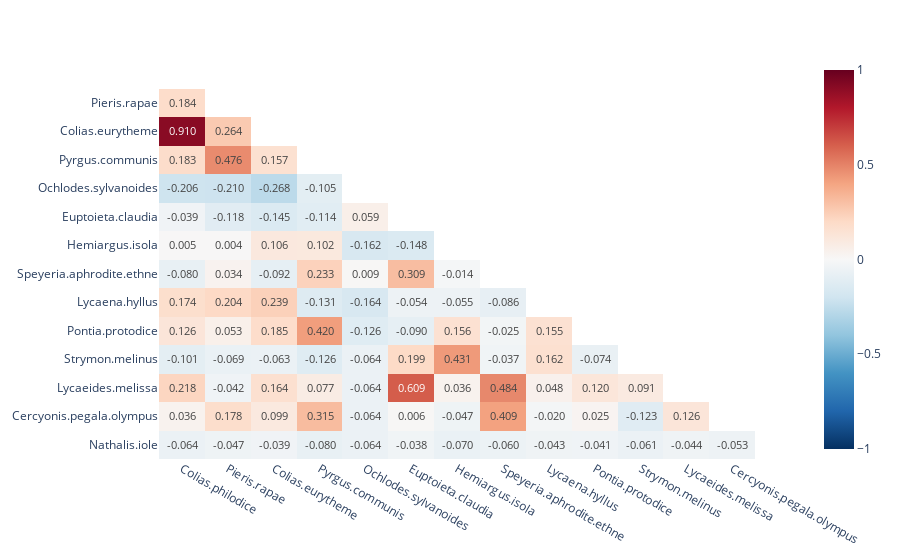

Notebook source saved alongside this figure:
### Code cell
corr_y = butterfly_y.corr()
but_names_x = list(butterfly_y.columns)
but_names_y = list(butterfly_y.columns)
but_names_y[0] = ""
but_names_x[13] = ""
mask = np.triu(np.ones_like(corr_y, dtype=bool))
corr_y[mask] =  np.nan
heatmap_fig = px.imshow(corr_y, color_continuous_scale='RdBu_r', zmin=-1, zmax=1, text_auto=".3f", aspect="auto", 
                        x = but_names_x, y = but_names_y)
heatmap_fig.update_layout(
    plot_bgcolor='rgba(0, 0, 0, 0)',  # Transparent plot background
    paper_bgcolor='rgba(0, 0, 0, 0)'  # Transparent paper background
)

heatmap_fig.show()

### Figure 1 — Plotly figure (JSON) as saved in the notebook; plotly's stock layout.template omitted (floating-point values rounded to 4 significant figures; data arrays with more than 128 entries replaced by an {"elided": "..."} marker saying what was removed)
{"data": [{"coloraxis": "coloraxis", "hovertemplate": "x: %{x}<br>y: %{y}<br>color: %{z}<extra></extra>", "name": "0", "texttemplate": "%{z:.3f}", "type": "heatmap", "x": ["Colias.philodice", "Pieris.rapae", "Colias.eurytheme", "Pyrgus.communis", "Ochlodes.sylvanoides", "Euptoieta.claudia", "Hemiargus.isola", "Speyeria.aphrodite.ethne", "Lycaena.hyllus", "Pontia.protodice", "Strymon.melinus", "Lycaeides.melissa", "Cercyonis.pegala.olympus", ""], "xaxis": "x", "y": ["", "Pieris.rapae", "Colias.eurytheme", "Pyrgus.communis", "Ochlodes.sylvanoides", "Euptoieta.claudia", "Hemiargus.isola", "Speyeria.aphrodite.ethne", "Lycaena.hyllus", "Pontia.protodice", "Strymon.melinus", "Lycaeides.melissa", "Cercyonis.pegala.olympus", "Nathalis.iole"], "yaxis": "y", "z": {"elided": "14x14 float values"}}], "layout": {"coloraxis": {"cmax": 1, "cmin": -1, "colorscale": [[0, "rgb(5,48,97)"], [0.1, "rgb(33,102,172)"], [0.2, "rgb(67,147,195)"], [0.3, "rgb(146,197,222)"], [0.4, "rgb(209,229,240)"], [0.5, "rgb(247,247,247)"], [0.6, "rgb(253,219,199)"], [0.7, "rgb(244,165,130)"], [0.8, "rgb(214,96,77)"], [0.9, "rgb(178,24,43)"], [1, "rgb(103,0,31)"]]}, "margin": {"t": 60}, "paper_bgcolor": "rgba(0, 0, 0, 0)", "plot_bgcolor": "rgba(0, 0, 0, 0)", "xaxis": {"anchor": "y", "domain": [0, 1]}, "yaxis": {"anchor": "x", "autorange": "reversed", "domain": [0, 1]}}}
